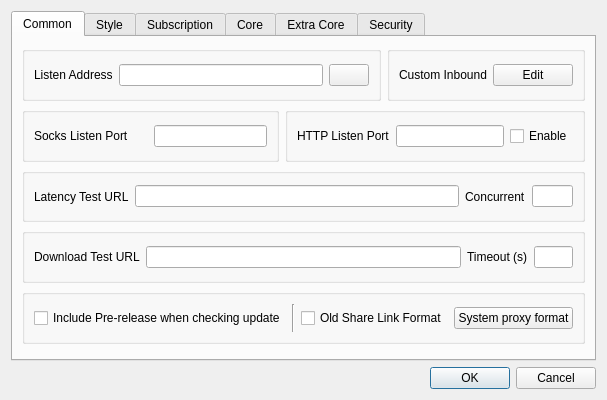
<?xml version="1.0" encoding="UTF-8"?>
<ui version="4.0">
 <class>DialogBasicSettings</class>
 <widget class="QDialog" name="DialogBasicSettings">
  <property name="geometry">
   <rect>
    <x>0</x>
    <y>0</y>
    <width>600</width>
    <height>400</height>
   </rect>
  </property>
  <property name="sizePolicy">
   <sizepolicy hsizetype="Preferred" vsizetype="Preferred">
    <horstretch>0</horstretch>
    <verstretch>0</verstretch>
   </sizepolicy>
  </property>
  <property name="windowTitle">
   <string>Basic Settings</string>
  </property>
  <layout class="QGridLayout" name="gridLayout">
   <item row="8" column="3">
    <widget class="QDialogButtonBox" name="buttonBox">
     <property name="orientation">
      <enum>Qt::Horizontal</enum>
     </property>
     <property name="standardButtons">
      <set>QDialogButtonBox::Cancel|QDialogButtonBox::Ok</set>
     </property>
    </widget>
   </item>
   <item row="2" column="3">
    <widget class="QTabWidget" name="tabWidget">
     <property name="currentIndex">
      <number>0</number>
     </property>
     <widget class="QWidget" name="tab_1">
      <attribute name="title">
       <string>Common</string>
      </attribute>
      <layout class="QVBoxLayout" name="verticalLayout_2">
       <item>
        <layout class="QHBoxLayout" name="hlayout_l1">
         <item>
          <widget class="QGroupBox" name="horizontalGroupBox_3">
           <layout class="QHBoxLayout" name="horizontalLayout_19">
            <item>
             <widget class="QLabel" name="label">
              <property name="text">
               <string>Listen Address</string>
              </property>
             </widget>
            </item>
            <item>
             <widget class="QLineEdit" name="inbound_address"/>
            </item>
            <item>
             <widget class="QPushButton" name="inbound_auth">
              <property name="text">
               <string notr="true"/>
              </property>
             </widget>
            </item>
           </layout>
          </widget>
         </item>
         <item>
          <widget class="QGroupBox" name="groupbox_custom_inbound">
           <layout class="QHBoxLayout" name="horizontalLayout_10">
            <item>
             <widget class="QLabel" name="label_11">
              <property name="text">
               <string>Custom Inbound</string>
              </property>
             </widget>
            </item>
            <item>
             <widget class="QPushButton" name="custom_inbound_edit">
              <property name="text">
               <string>Edit</string>
              </property>
             </widget>
            </item>
           </layout>
          </widget>
         </item>
        </layout>
       </item>
       <item>
        <layout class="QHBoxLayout" name="hlayout_l2">
         <item>
          <widget class="QGroupBox" name="horizontalGroupBox_2">
           <layout class="QHBoxLayout" name="horizontalLayout_13">
            <item>
             <widget class="QLabel" name="inbound_socks_port_l">
              <property name="text">
               <string>Socks Listen Port</string>
              </property>
             </widget>
            </item>
            <item>
             <widget class="QLineEdit" name="inbound_socks_port">
              <property name="sizePolicy">
               <sizepolicy hsizetype="Preferred" vsizetype="Fixed">
                <horstretch>0</horstretch>
                <verstretch>0</verstretch>
               </sizepolicy>
              </property>
             </widget>
            </item>
           </layout>
          </widget>
         </item>
         <item>
          <widget class="QGroupBox" name="groupBox_http">
           <layout class="QHBoxLayout" name="horizontalLayout_16">
            <item>
             <widget class="QLabel" name="label_5">
              <property name="text">
               <string>HTTP Listen Port</string>
              </property>
             </widget>
            </item>
            <item>
             <widget class="QLineEdit" name="inbound_http_port">
              <property name="sizePolicy">
               <sizepolicy hsizetype="Preferred" vsizetype="Fixed">
                <horstretch>0</horstretch>
                <verstretch>0</verstretch>
               </sizepolicy>
              </property>
             </widget>
            </item>
            <item>
             <widget class="QCheckBox" name="http_enable">
              <property name="text">
               <string>Enable</string>
              </property>
             </widget>
            </item>
           </layout>
          </widget>
         </item>
        </layout>
       </item>
       <item>
        <widget class="QGroupBox" name="groupBox1">
         <layout class="QHBoxLayout" name="horizontalLayout_9" stretch="0,8,1,1">
          <item>
           <widget class="QLabel" name="label_13">
            <property name="text">
             <string>Latency Test URL</string>
            </property>
           </widget>
          </item>
          <item>
           <widget class="QLineEdit" name="test_latency_url"/>
          </item>
          <item>
           <widget class="QLabel" name="label_14">
            <property name="text">
             <string>Concurrent</string>
            </property>
           </widget>
          </item>
          <item>
           <widget class="QLineEdit" name="test_concurrent"/>
          </item>
         </layout>
        </widget>
       </item>
       <item>
        <widget class="QGroupBox" name="horizontalGroupBox">
         <layout class="QHBoxLayout" name="horizontalLayout_12" stretch="0,8,1,1">
          <item>
           <widget class="QLabel" name="label_19">
            <property name="text">
             <string>Download Test URL</string>
            </property>
           </widget>
          </item>
          <item>
           <widget class="MyLineEdit" name="test_download_url"/>
          </item>
          <item>
           <widget class="QLabel" name="label_10">
            <property name="text">
             <string>Timeout (s)</string>
            </property>
           </widget>
          </item>
          <item>
           <widget class="QLineEdit" name="test_download_timeout"/>
          </item>
         </layout>
        </widget>
       </item>
       <item>
        <widget class="QGroupBox" name="horizontalGroupBox1">
         <layout class="QHBoxLayout" name="horizontalLayout_18">
          <item>
           <widget class="QCheckBox" name="check_include_pre">
            <property name="text">
             <string>Include Pre-release when checking update</string>
            </property>
           </widget>
          </item>
          <item>
           <widget class="Line" name="sys_proxy_format_vline">
            <property name="orientation">
             <enum>Qt::Vertical</enum>
            </property>
           </widget>
          </item>
          <item>
           <widget class="QCheckBox" name="old_share_link_format">
            <property name="toolTip">
             <string>Share VMess Link with v2rayN Format</string>
            </property>
            <property name="text">
             <string>Old Share Link Format</string>
            </property>
           </widget>
          </item>
          <item>
           <widget class="QPushButton" name="sys_proxy_format">
            <property name="text">
             <string>System proxy format</string>
            </property>
           </widget>
          </item>
         </layout>
        </widget>
       </item>
       <item>
        <widget class="QWidget" name="horizontalWidget_1" native="true">
         <property name="sizePolicy">
          <sizepolicy hsizetype="Preferred" vsizetype="Maximum">
           <horstretch>0</horstretch>
           <verstretch>0</verstretch>
          </sizepolicy>
         </property>
         <layout class="QHBoxLayout" name="horizontalLayout_2">
          <property name="leftMargin">
           <number>0</number>
          </property>
          <property name="topMargin">
           <number>0</number>
          </property>
          <property name="rightMargin">
           <number>0</number>
          </property>
          <property name="bottomMargin">
           <number>0</number>
          </property>
         </layout>
        </widget>
       </item>
      </layout>
     </widget>
     <widget class="QWidget" name="tab_2">
      <attribute name="title">
       <string>Style</string>
      </attribute>
      <layout class="QGridLayout" name="gridLayout_5">
       <item row="0" column="0">
        <layout class="QHBoxLayout" name="style_h_1">
         <item>
          <widget class="QGroupBox" name="groupBox">
           <layout class="QHBoxLayout" name="horizontalLayout_4">
            <item>
             <widget class="QLabel" name="label_8">
              <property name="sizePolicy">
               <sizepolicy hsizetype="Maximum" vsizetype="Maximum">
                <horstretch>0</horstretch>
                <verstretch>0</verstretch>
               </sizepolicy>
              </property>
              <property name="text">
               <string>Theme</string>
              </property>
             </widget>
            </item>
            <item>
             <widget class="QComboBox" name="theme">
              <item>
               <property name="text">
                <string>System</string>
               </property>
              </item>
              <item>
               <property name="text">
                <string notr="true">flatgray</string>
               </property>
              </item>
              <item>
               <property name="text">
                <string notr="true">lightblue</string>
               </property>
              </item>
              <item>
               <property name="text">
                <string notr="true">blacksoft</string>
               </property>
              </item>
              <item>
               <property name="text">
                <string notr="true">windows11dark</string>
               </property>
              </item>
             </widget>
            </item>
            <item>
             <widget class="QPushButton" name="set_custom_icon">
              <property name="sizePolicy">
               <sizepolicy hsizetype="Preferred" vsizetype="Fixed">
                <horstretch>0</horstretch>
                <verstretch>0</verstretch>
               </sizepolicy>
              </property>
              <property name="text">
               <string>Set custom icon</string>
              </property>
             </widget>
            </item>
           </layout>
          </widget>
         </item>
         <item>
          <widget class="QGroupBox" name="groupBox2">
           <layout class="QHBoxLayout" name="horizontalLayout_7">
            <item>
             <widget class="QLabel" name="label_15">
              <property name="sizePolicy">
               <sizepolicy hsizetype="Maximum" vsizetype="Maximum">
                <horstretch>0</horstretch>
                <verstretch>0</verstretch>
               </sizepolicy>
              </property>
              <property name="text">
               <string notr="true">Language</string>
              </property>
             </widget>
            </item>
            <item>
             <widget class="QComboBox" name="language">
              <item>
               <property name="text">
                <string notr="true">System</string>
               </property>
              </item>
              <item>
               <property name="text">
                <string notr="true">English</string>
               </property>
              </item>
              <item>
               <property name="text">
                <string notr="true">简体中文</string>
               </property>
              </item>
              <item>
               <property name="text">
                <string notr="true">فارسی</string>
               </property>
              </item>
              <item>
               <property name="text">
                <string notr="true">Русский</string>
               </property>
              </item>
             </widget>
            </item>
           </layout>
          </widget>
         </item>
        </layout>
       </item>
       <item row="2" column="0">
        <layout class="QHBoxLayout" name="style_h_2">
         <item>
          <widget class="QGroupBox" name="traffic_statistics_box">
           <layout class="QHBoxLayout" name="horizontalLayout_3">
            <item>
             <widget class="QLabel" name="label_16">
              <property name="text">
               <string>Statistics refresh rate</string>
              </property>
             </widget>
            </item>
            <item>
             <widget class="QComboBox" name="rfsh_r">
              <item>
               <property name="text">
                <string notr="true">500ms</string>
               </property>
              </item>
              <item>
               <property name="text">
                <string notr="true">1s</string>
               </property>
              </item>
              <item>
               <property name="text">
                <string notr="true">2s</string>
               </property>
              </item>
              <item>
               <property name="text">
                <string notr="true">3s</string>
               </property>
              </item>
              <item>
               <property name="text">
                <string notr="true">5s</string>
               </property>
              </item>
              <item>
               <property name="text">
                <string>Off</string>
               </property>
              </item>
             </widget>
            </item>
           </layout>
          </widget>
         </item>
         <item>
          <widget class="QGroupBox" name="connection_statistics_box">
           <layout class="QHBoxLayout" name="horizontalLayout_15">
            <item>
             <widget class="QLabel" name="label_9">
              <property name="text">
               <string>Connection statistics</string>
              </property>
             </widget>
            </item>
            <item>
             <widget class="QCheckBox" name="connection_statistics">
              <property name="text">
               <string>Enable</string>
              </property>
             </widget>
            </item>
           </layout>
          </widget>
         </item>
        </layout>
       </item>
       <item row="3" column="0">
        <layout class="QHBoxLayout" name="style_h_3">
         <item>
          <widget class="QGroupBox" name="horizontalGroupBox_5">
           <layout class="QHBoxLayout" name="horizontalLayout_6">
            <item>
             <widget class="QCheckBox" name="start_minimal">
              <property name="sizePolicy">
               <sizepolicy hsizetype="Preferred" vsizetype="Fixed">
                <horstretch>0</horstretch>
                <verstretch>0</verstretch>
               </sizepolicy>
              </property>
              <property name="text">
               <string>Hide dashboard at startup</string>
              </property>
             </widget>
            </item>
           </layout>
          </widget>
         </item>
         <item>
          <widget class="QGroupBox" name="groupBox_2">
           <layout class="QHBoxLayout" name="horizontalLayout_23">
            <item>
             <widget class="QLabel" name="label_17">
              <property name="text">
               <string>Max log lines</string>
              </property>
             </widget>
            </item>
            <item>
             <widget class="QLineEdit" name="max_log_line">
              <property name="sizePolicy">
               <sizepolicy hsizetype="Ignored" vsizetype="Fixed">
                <horstretch>0</horstretch>
                <verstretch>0</verstretch>
               </sizepolicy>
              </property>
             </widget>
            </item>
           </layout>
          </widget>
         </item>
        </layout>
       </item>
      </layout>
     </widget>
     <widget class="QWidget" name="tab_3">
      <attribute name="title">
       <string>Subscription</string>
      </attribute>
      <layout class="QGridLayout" name="gridLayout_3">
       <item row="0" column="1">
        <layout class="QHBoxLayout" name="horizontalLayout_5">
         <item>
          <widget class="QCheckBox" name="sub_auto_update_enable">
           <property name="sizePolicy">
            <sizepolicy hsizetype="Minimum" vsizetype="Fixed">
             <horstretch>0</horstretch>
             <verstretch>0</verstretch>
            </sizepolicy>
           </property>
           <property name="text">
            <string>Enable</string>
           </property>
          </widget>
         </item>
         <item>
          <widget class="QLabel" name="label_21">
           <property name="text">
            <string>Interval (minute, invalid if less than 30)</string>
           </property>
          </widget>
         </item>
         <item>
          <widget class="QLineEdit" name="sub_auto_update">
           <property name="sizePolicy">
            <sizepolicy hsizetype="Preferred" vsizetype="Fixed">
             <horstretch>0</horstretch>
             <verstretch>0</verstretch>
            </sizepolicy>
           </property>
          </widget>
         </item>
        </layout>
       </item>
       <item row="1" column="1">
        <widget class="MyLineEdit" name="user_agent"/>
       </item>
       <item row="2" column="1">
        <widget class="QCheckBox" name="sub_use_proxy">
         <property name="text">
          <string>Use proxy when updating subscription</string>
         </property>
        </widget>
       </item>
       <item row="3" column="1">
        <widget class="QCheckBox" name="sub_insecure">
         <property name="text">
          <string>Ignore TLS errors when updating subscription</string>
         </property>
        </widget>
       </item>
       <item row="4" column="1">
        <widget class="QCheckBox" name="sub_clear">
         <property name="text">
          <string>Clear servers before updating subscription</string>
         </property>
        </widget>
       </item>
       <item row="0" column="0">
        <widget class="QLabel" name="label_20">
         <property name="sizePolicy">
          <sizepolicy hsizetype="Preferred" vsizetype="Maximum">
           <horstretch>0</horstretch>
           <verstretch>0</verstretch>
          </sizepolicy>
         </property>
         <property name="text">
          <string>Automatic update</string>
         </property>
        </widget>
       </item>
       <item row="1" column="0">
        <widget class="QLabel" name="label_4">
         <property name="text">
          <string>User Agent</string>
         </property>
        </widget>
       </item>
      </layout>
     </widget>
     <widget class="QWidget" name="tab_4">
      <attribute name="title">
       <string>Core</string>
      </attribute>
      <layout class="QVBoxLayout" name="verticalLayout">
       <item>
        <widget class="QGroupBox" name="groupBox_core">
         <property name="sizePolicy">
          <sizepolicy hsizetype="Preferred" vsizetype="Maximum">
           <horstretch>0</horstretch>
           <verstretch>0</verstretch>
          </sizepolicy>
         </property>
         <property name="title">
          <string notr="true">core_name</string>
         </property>
         <layout class="QVBoxLayout" name="verticalLayout_3">
          <item>
           <widget class="QWidget" name="assest_group" native="true">
            <layout class="QGridLayout" name="gridLayout_2">
             <item row="0" column="0">
              <widget class="QLabel" name="label_12">
               <property name="text">
                <string>Asset Location</string>
               </property>
              </widget>
             </item>
             <item row="0" column="1">
              <layout class="QGridLayout" name="gridLayout_4">
               <item row="0" column="0">
                <widget class="MyLineEdit" name="core_v2ray_asset">
                 <property name="placeholderText">
                  <string>Default: dir of &quot;nekoray&quot;</string>
                 </property>
                </widget>
               </item>
               <item row="0" column="1">
                <widget class="QPushButton" name="core_v2ray_asset_pick">
                 <property name="text">
                  <string>Select</string>
                 </property>
                </widget>
               </item>
              </layout>
             </item>
             <item row="1" column="0">
              <widget class="QLabel" name="label_3">
               <property name="text">
                <string notr="true">Loglevel</string>
               </property>
              </widget>
             </item>
             <item row="1" column="1">
              <widget class="QComboBox" name="log_level">
               <property name="sizePolicy">
                <sizepolicy hsizetype="Maximum" vsizetype="Fixed">
                 <horstretch>0</horstretch>
                 <verstretch>0</verstretch>
                </sizepolicy>
               </property>
              </widget>
             </item>
             <item row="2" column="0">
              <widget class="QLabel" name="label_6">
               <property name="text">
                <string>Multiplex (mux)</string>
               </property>
              </widget>
             </item>
             <item row="2" column="1">
              <layout class="QHBoxLayout" name="horizontalLayout">
               <item>
                <widget class="QComboBox" name="mux_protocol"/>
               </item>
               <item>
                <widget class="QLabel" name="label_7">
                 <property name="text">
                  <string>concurrency</string>
                 </property>
                </widget>
               </item>
               <item>
                <widget class="QLineEdit" name="mux_concurrency"/>
               </item>
               <item>
                <widget class="QCheckBox" name="mux_padding">
                 <property name="text">
                  <string notr="true">Padding</string>
                 </property>
                </widget>
               </item>
               <item>
                <widget class="QCheckBox" name="mux_default_on">
                 <property name="text">
                  <string>Default On</string>
                 </property>
                </widget>
               </item>
              </layout>
             </item>
            </layout>
           </widget>
          </item>
          <item>
           <widget class="QPushButton" name="core_settings">
            <property name="text">
             <string>Core Options</string>
            </property>
           </widget>
          </item>
         </layout>
        </widget>
       </item>
       <item>
        <widget class="QGroupBox" name="groupBox3">
         <property name="title">
          <string>Switch core</string>
         </property>
         <layout class="QHBoxLayout" name="horizontalLayout_21">
          <item>
           <spacer name="horizontalSpacer">
            <property name="orientation">
             <enum>Qt::Horizontal</enum>
            </property>
            <property name="sizeHint" stdset="0">
             <size>
              <width>40</width>
              <height>20</height>
             </size>
            </property>
           </spacer>
          </item>
          <item>
           <widget class="QRadioButton" name="switch_core_v2ray">
            <property name="text">
             <string notr="true">Xray</string>
            </property>
           </widget>
          </item>
          <item>
           <widget class="QRadioButton" name="switch_core_sing_box">
            <property name="text">
             <string notr="true">sing-box</string>
            </property>
           </widget>
          </item>
          <item>
           <spacer name="horizontalSpacer_2">
            <property name="orientation">
             <enum>Qt::Horizontal</enum>
            </property>
            <property name="sizeHint" stdset="0">
             <size>
              <width>40</width>
              <height>20</height>
             </size>
            </property>
           </spacer>
          </item>
         </layout>
        </widget>
       </item>
      </layout>
     </widget>
     <widget class="QWidget" name="tab_6">
      <attribute name="title">
       <string>Extra Core</string>
      </attribute>
      <layout class="QVBoxLayout" name="verticalLayout_5">
       <item>
        <widget class="QScrollArea" name="extra_core_box_scrollArea">
         <property name="frameShape">
          <enum>QFrame::NoFrame</enum>
         </property>
         <property name="widgetResizable">
          <bool>true</bool>
         </property>
         <widget class="QWidget" name="extra_core_box_scrollAreaWidgetContents">
          <property name="geometry">
           <rect>
            <x>0</x>
            <y>0</y>
            <width>198</width>
            <height>58</height>
           </rect>
          </property>
          <layout class="QVBoxLayout" name="verticalLayout_6">
           <item>
            <widget class="QWidget" name="horizontalWidget_4" native="true">
             <property name="sizePolicy">
              <sizepolicy hsizetype="Preferred" vsizetype="Maximum">
               <horstretch>0</horstretch>
               <verstretch>0</verstretch>
              </sizepolicy>
             </property>
             <layout class="QHBoxLayout" name="horizontalLayout_8">
              <item>
               <widget class="QPushButton" name="extra_core_add">
                <property name="text">
                 <string>Add</string>
                </property>
               </widget>
              </item>
              <item>
               <widget class="QPushButton" name="extra_core_del">
                <property name="text">
                 <string>Delete</string>
                </property>
               </widget>
              </item>
             </layout>
            </widget>
           </item>
          </layout>
         </widget>
        </widget>
       </item>
      </layout>
     </widget>
     <widget class="QWidget" name="tab_5">
      <attribute name="title">
       <string>Security</string>
      </attribute>
      <layout class="QVBoxLayout" name="verticalLayout_4">
       <item>
        <widget class="QCheckBox" name="skip_cert">
         <property name="text">
          <string>Skip TLS certificate authentication by default (allowInsecure)</string>
         </property>
        </widget>
       </item>
       <item>
        <widget class="QGroupBox" name="horizontalGroupBox3">
         <property name="sizePolicy">
          <sizepolicy hsizetype="Preferred" vsizetype="Maximum">
           <horstretch>0</horstretch>
           <verstretch>0</verstretch>
          </sizepolicy>
         </property>
         <layout class="QHBoxLayout" name="horizontalLayout_14">
          <item>
           <widget class="QLabel" name="label_2">
            <property name="text">
             <string>Enable hook.js</string>
            </property>
           </widget>
          </item>
          <item>
           <widget class="QComboBox" name="enable_js_hook">
            <item>
             <property name="text">
              <string notr="true">Disable</string>
             </property>
            </item>
            <item>
             <property name="text">
              <string notr="true">Enable</string>
             </property>
            </item>
            <item>
             <property name="text">
              <string notr="true">Enable + load std module</string>
             </property>
            </item>
           </widget>
          </item>
         </layout>
        </widget>
       </item>
       <item>
        <widget class="QGroupBox" name="horizontalGroupBox2">
         <property name="sizePolicy">
          <sizepolicy hsizetype="Preferred" vsizetype="Maximum">
           <horstretch>0</horstretch>
           <verstretch>0</verstretch>
          </sizepolicy>
         </property>
         <layout class="QHBoxLayout" name="horizontalLayout_26">
          <item>
           <widget class="QLabel" name="label_18">
            <property name="text">
             <string>Default uTLS Fingerprint</string>
            </property>
           </widget>
          </item>
          <item>
           <widget class="QComboBox" name="utlsFingerprint">
            <property name="editable">
             <bool>true</bool>
            </property>
           </widget>
          </item>
         </layout>
        </widget>
       </item>
      </layout>
     </widget>
    </widget>
   </item>
  </layout>
 </widget>
 <customwidgets>
  <customwidget>
   <class>MyLineEdit</class>
   <extends>QLineEdit</extends>
   <header>ui/widget/MyLineEdit.h</header>
  </customwidget>
 </customwidgets>
 <resources/>
 <connections>
  <connection>
   <sender>buttonBox</sender>
   <signal>accepted()</signal>
   <receiver>DialogBasicSettings</receiver>
   <slot>accept()</slot>
   <hints>
    <hint type="sourcelabel">
     <x>248</x>
     <y>254</y>
    </hint>
    <hint type="destinationlabel">
     <x>157</x>
     <y>274</y>
    </hint>
   </hints>
  </connection>
  <connection>
   <sender>buttonBox</sender>
   <signal>rejected()</signal>
   <receiver>DialogBasicSettings</receiver>
   <slot>reject()</slot>
   <hints>
    <hint type="sourcelabel">
     <x>316</x>
     <y>260</y>
    </hint>
    <hint type="destinationlabel">
     <x>286</x>
     <y>274</y>
    </hint>
   </hints>
  </connection>
 </connections>
</ui>
